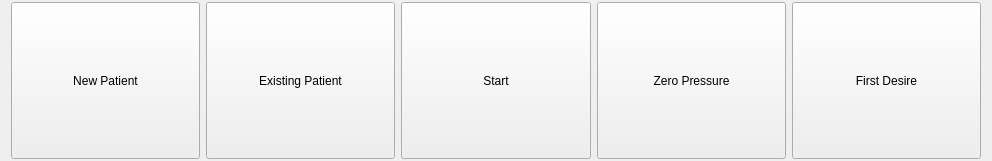
<?xml version="1.0" encoding="UTF-8"?>
<ui version="4.0">
 <class>InvestigationBar</class>
 <widget class="QFrame" name="InvestigationBar">
  <property name="geometry">
   <rect>
    <x>0</x>
    <y>0</y>
    <width>992</width>
    <height>161</height>
   </rect>
  </property>
  <property name="windowTitle">
   <string>Frame</string>
  </property>
  <layout class="QHBoxLayout" name="horizontalLayout">
   <property name="topMargin">
    <number>2</number>
   </property>
   <property name="bottomMargin">
    <number>2</number>
   </property>
   <item>
    <widget class="QPushButton" name="newPatientButton">
     <property name="sizePolicy">
      <sizepolicy hsizetype="Minimum" vsizetype="MinimumExpanding">
       <horstretch>0</horstretch>
       <verstretch>0</verstretch>
      </sizepolicy>
     </property>
     <property name="text">
      <string>New Patient</string>
     </property>
    </widget>
   </item>
   <item>
    <widget class="QPushButton" name="existingPatientButton">
     <property name="sizePolicy">
      <sizepolicy hsizetype="Minimum" vsizetype="MinimumExpanding">
       <horstretch>0</horstretch>
       <verstretch>0</verstretch>
      </sizepolicy>
     </property>
     <property name="text">
      <string>Existing Patient</string>
     </property>
    </widget>
   </item>
   <item>
    <widget class="QPushButton" name="recordButton">
     <property name="sizePolicy">
      <sizepolicy hsizetype="Minimum" vsizetype="MinimumExpanding">
       <horstretch>0</horstretch>
       <verstretch>0</verstretch>
      </sizepolicy>
     </property>
     <property name="text">
      <string>Start</string>
     </property>
    </widget>
   </item>
   <item>
    <widget class="QPushButton" name="zeroPressureButton">
     <property name="sizePolicy">
      <sizepolicy hsizetype="Minimum" vsizetype="MinimumExpanding">
       <horstretch>0</horstretch>
       <verstretch>0</verstretch>
      </sizepolicy>
     </property>
     <property name="text">
      <string>Zero Pressure</string>
     </property>
    </widget>
   </item>
   <item>
    <widget class="QPushButton" name="sensationsButton">
     <property name="sizePolicy">
      <sizepolicy hsizetype="Minimum" vsizetype="MinimumExpanding">
       <horstretch>0</horstretch>
       <verstretch>0</verstretch>
      </sizepolicy>
     </property>
     <property name="text">
      <string>First Desire</string>
     </property>
    </widget>
   </item>
  </layout>
 </widget>
 <resources/>
 <connections/>
</ui>
